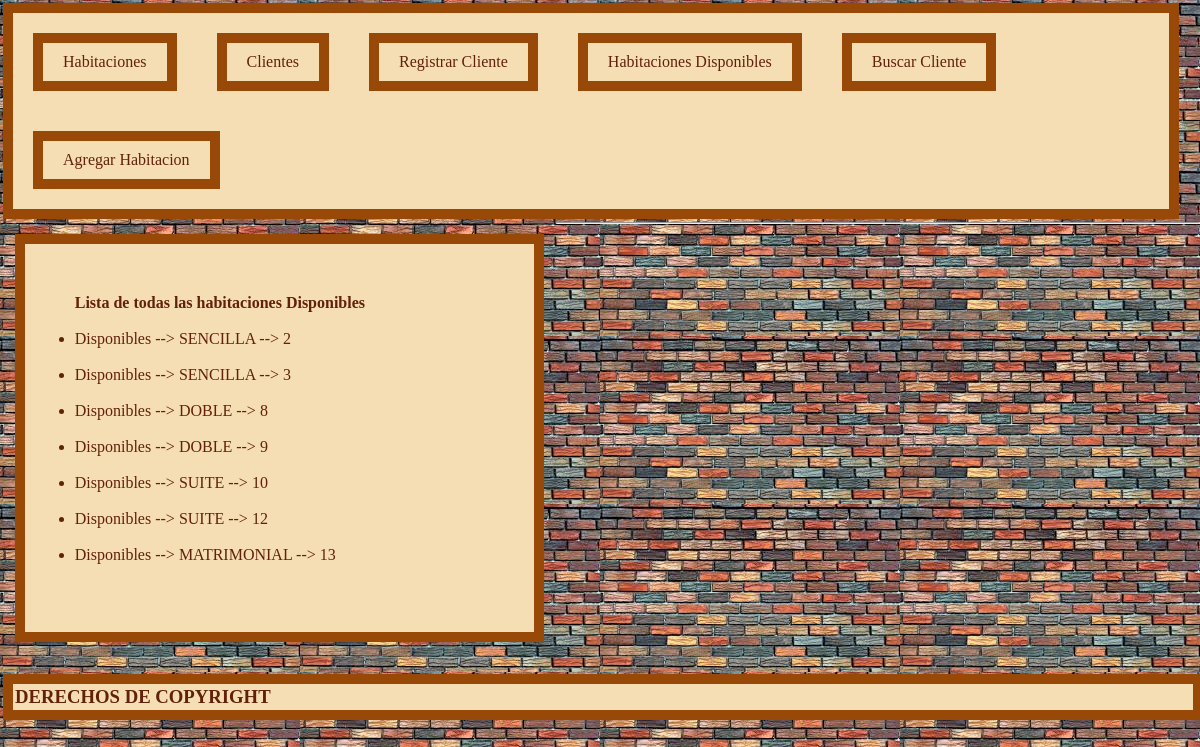
The app's page /hotel/habDisponible/, older data.
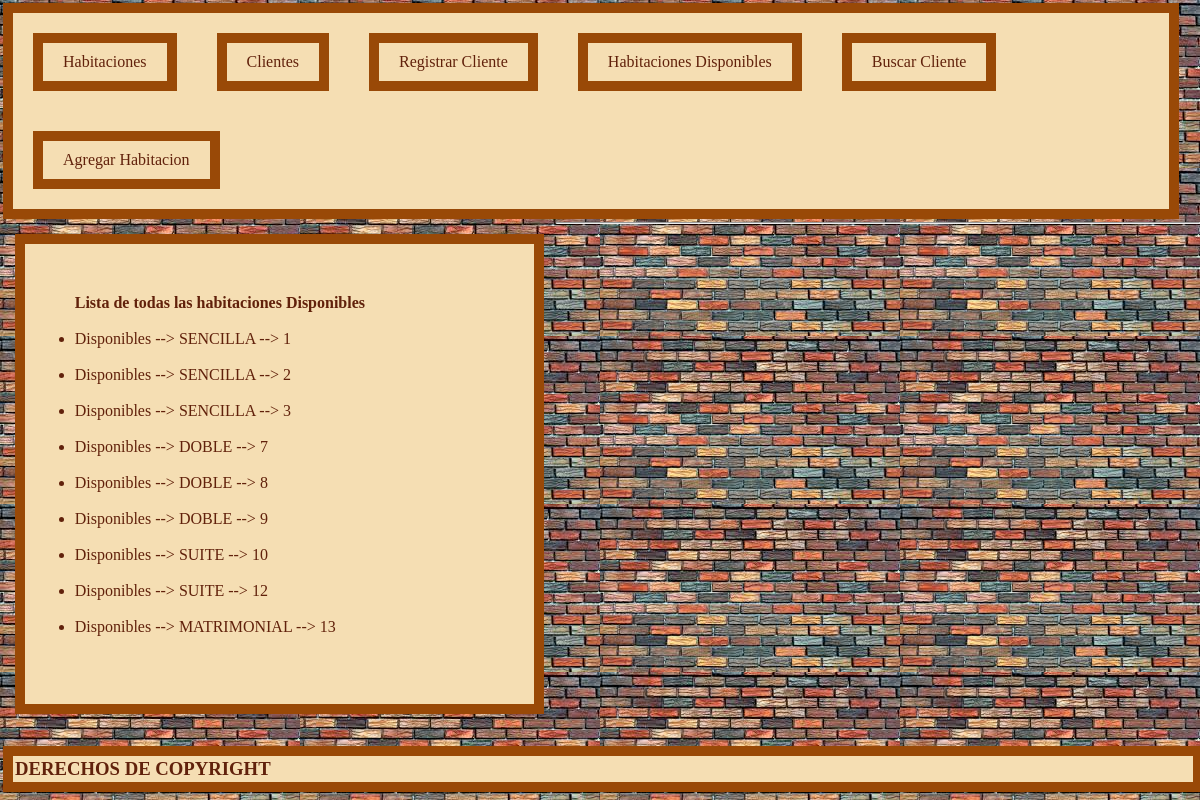
The same page, newer data.
### hotel/models.py (models this page shows, shortened)
class Habitacion(models.Model):
    SENCILLA = 'SENCILLA'
    DOBLE  = 'DOBLE'
    MATRIMONIAL = 'MATRIMONIAL'
    SUITE       = 'SUITE'
    TIPO_DE_HABITACION = [
        (SENCILLA,  'Sencilla'),
        (DOBLE, 'Doble'),
        (MATRIMONIAL, 'Matrimonial'),
        (SUITE, 'Suite'),
    ]
    tipo = models.CharField(
        max_length = 15,
        choices = TIPO_DE_HABITACION,
        default = SENCILLA,
    ) #  seleccionar el tipo de habitacion.
    dias        = models.PositiveIntegerField(null = True) # Dias ocupado
    servicios   = models.PositiveIntegerField(null = True) # Servicios al dia
    numero      = models.PositiveIntegerField() # id de la habitacion
    estado      = models.BooleanField(default = False) # False = Ocupadoimineto = models.BooleanField(default = False)
    mantenimiento = models.BooleanField(default = False)
    descripcion = models.CharField(max_length = 100)

### hotel/views.py (the view)
# urls.py: path('habDisponible/', HabitacionDisponibleView.as_view(), name = 'habi-dispo'),
class HabitacionDisponibleView(View):
    def get(self, request):
        obj = Habitacion.objects.filter(estado = False)
        context = {
            'object_list': obj,
        }
        return render(request, 'hotel/habitacionDisponible.html', context)

### hotel/templates/hotel/habitacionDisponible.html (shortened to what this page needs)
{% extends 'base.html' %}
{% block body %}
    <h1>Lista de todas las habitaciones Disponibles </h1>
    <br>
    <ul>
        {% for  instance in object_list %}
            <li>Disponibles --> {{ instance.tipo }} --> {{ instance.id }}</li>
            <br>
        {% endfor %}
    </ul>
{% endblock %}

Row changes from the older to the newer data that the page shows:
now on this page (row edited): Habitacion: tipo "SENCILLA", id "1"
now on this page (row edited): Habitacion: tipo "DOBLE", id "7"
